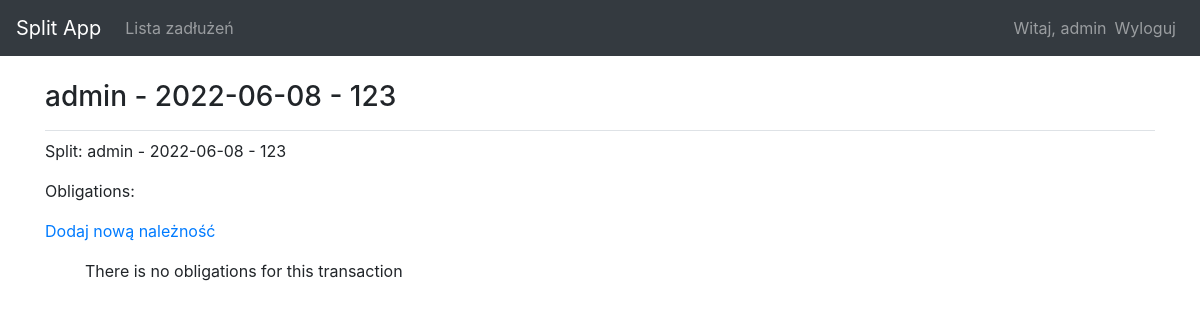
The app's page /transactions/1/ (signed in), older data.
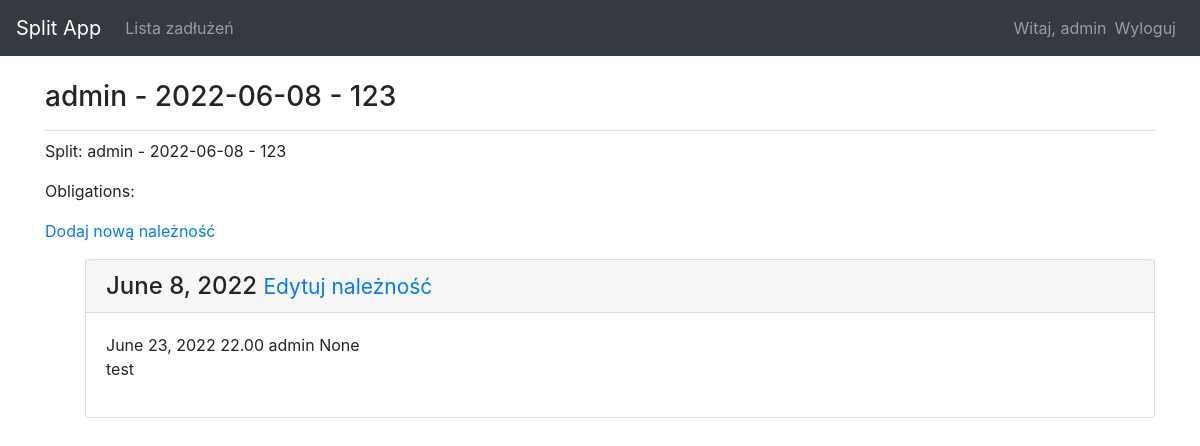
The same page, newer data.
### split_app/models.py (models this page shows, shortened)
class Transaction(models.Model):
    owner = models.ForeignKey(User, on_delete=models.CASCADE)
    t_desc = models.TextField(blank=True, null=True)
    t_date = models.DateField()
    t_status = models.CharField(default=c.new, editable=False, max_length=16)
    def __str__(self):
        return f"{self.owner} - {self.t_date} - {self.t_desc}"

class Obligation(models.Model):
    transaction = models.ForeignKey(Transaction,related_name="obligation", on_delete=models.CASCADE)
    user = models.ForeignKey(User, on_delete=models.CASCADE)
    desc = models.TextField()
    value = models.DecimalField(max_digits=6, decimal_places=2)
    optional_value = models.DecimalField(max_digits=6, decimal_places=2, null=True, blank=True)
    o_status = models.CharField(default=c.new, choices=c.status, max_length=16)
    payment_date = models.DateField(default=django.utils.timezone.now, null=True, blank=True)

### split_app/views.py (the view)
# urls.py: path('transactions/<int:transaction_id>/', views.transaction, name='transaction'),
@login_required
def transaction(req, transaction_id):
    transaction = Transaction.objects.get(id=transaction_id)
    obligations = Obligation.objects.filter(transaction=transaction_id)
    context = {'transaction': transaction, 'obligations':obligations}
    return render(req, 'split_app/transaction.html', context)

### split_app/templates/split_app/transaction.html
{% extends 'split_app/base.html' %}
{% block page_header %}
    <h3>{{ transaction }}</h3>
{% endblock page_header %}
{% block content %}
<p>Split: {{ transaction }}</p>
<p>Obligations:</p>
    <p>
    <a href="{% url 'split_app:new_obligation' transaction.id %}"> Dodaj nową należność </a>
    </p>
<ul>
{% for oblig in obligations %}
    <div class="card mb-3">
        <h4 class="card-header">
            {{ transaction.t_date}}
            <small><a href="{% url 'split_app:edit_obligation' transaction.id %}">Edytuj należność</a> </small>
        </h4>
    <div class="card-body">
            {{ oblig.payment_date }}
            {{ oblig.value }}
            {{ oblig.user }}
            {{ oblig.optional_value }}
            {{ oblig.desc|linebreaks }}
    </div>
    </div>
{% empty %}
    <p>There is no obligations for this transaction</p>
{% endfor %}
</ul>
{% endblock %}

### split_app/templates/split_app/base.html (shortened to what this page needs)
{% load bootstrap4 %}
<!DOCTYPE html>
<html lang="en">
<head>
    {% bootstrap_css %}
</head>
<body>
    <nav class="navbar navbar-expand-md navbar-dark bg-dark mb-4 border:none">
        <a class="navbar-brand" href="{% url 'split_app:index' %}">Split App</a>
            <div class="collapse navbar-collapse" id="navbarCollapse">
                <ul class="navbar-nav mr-auto">
                    <li class="nav-item">
                        <a class="nav-link" href="{% url 'split_app:Transactions' %}">Lista zadłużeń</a>
                    </li>
                </ul>
                <ul class="navbar-nav ml-auto">
                    {% if user.is_authenticated %}
                        <li class="nav-item">
                            <span class="navbar-text">Witaj, {{ user.username }}</span>
                        </li>
                        <li class="nav-item">
                            <a class="nav-link" href="{% url 'users:logout' %}">Wyloguj</a>
                        </li>
                    {% endif %}
                </ul>
            </div>
    </nav>
<main role="main" class="container">
    <div class="pb-2 mb-2 border-bottom">
        {% block page_header %}{% endblock page_header %}
    </div>
    <div>
        {% block content %}{% endblock content %}
    </div>
</main>
</body>
</html>

Row changes from the older to the newer data that the page shows:
added Obligation: payment_date "June 23, 2022", value "22.00", user "admin", optional_value "None", desc "test"
Text that changed along with them:
text no longer shown: "There is no obligations for this transaction"
